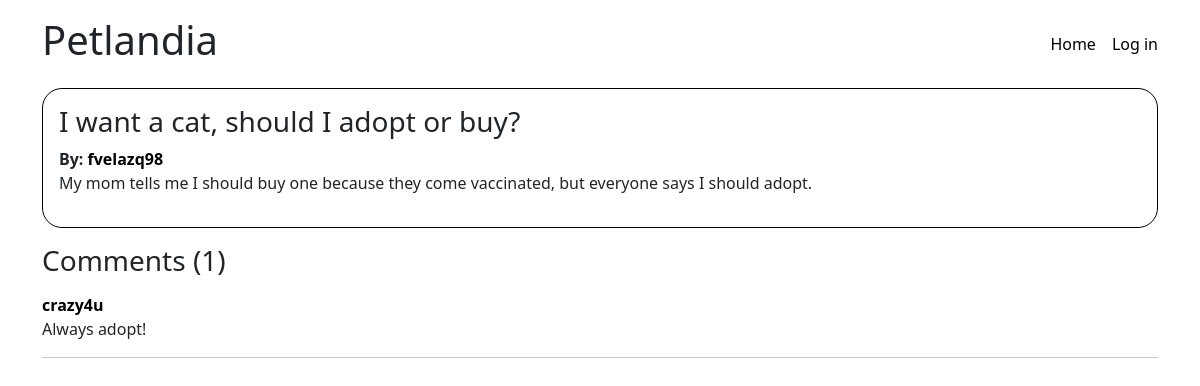
/site/post.php?id=955a9f11-bf25-430e-a714-abdf1b46be7e, run on the app's committed database.
### tables this page shows
CREATE TABLE IF NOT EXISTS posts (
    id VARCHAR(36) UNIQUE NOT NULL,
    title VARCHAR(200) NOT NULL,
    body TEXT NOT NULL,
    image BLOB NULL,
    draft BOOLEAN NOT NULL,
    user_id VARCHAR(36) NOT NULL,
    PRIMARY KEY(id),
    FOREIGN KEY(user_id) REFERENCES users(id)
);

### site/utils/array_validation.php (called while the page is built, shortened)
<?php
function incorrect_field($field) {
    return !isset($field);
}
function validate_array($arr) {
    return true;
}
?>

### site/post.php (the view, shortened to what this page needs)
<?php
require_once './utils/array_validation.php';
$connection = new mysqli(DB_SERVER, DB_USERNAME, DB_PASSWORD, DB_NAME);
$post = [];
$db_post = $connection->query("SELECT * FROM petlandia.posts posts WHERE posts.id = '" . $_GET['id'] . "'");
if ($db_post->num_rows > 0) {
    while ($local_post = $db_post->fetch_assoc()) {
        $db_owner = $connection->query("SELECT * FROM petlandia.users users WHERE users.id = '" . $local_post['user_id'] . "'");
        if ($db_owner->num_rows > 0) {
            $owner = $db_owner->fetch_assoc();
            $db_comments = $connection->query("SELECT * FROM petlandia.comments comments WHERE comments.post_id = '" . $_GET['id'] . "'");
            $comments = [];
            if ($db_comments->num_rows > 0) {
                while ($_comment = $db_comments->fetch_assoc()) {
                    $comment_db_owner = $connection->query("SELECT * FROM petlandia.users users WHERE users.id = '" . $_comment['user_id'] . "'");
                    if ($comment_db_owner->num_rows > 0) {
                        $comment_owner = $comment_db_owner->fetch_assoc();
                        $comments[] = [
                            'body' => $_comment['body'],
                            'owner' => [
                                'name' => $comment_owner['username'],
                                'link' => '/user.php?id=' . $comment_owner['id']
                            ]
                        ];
                    }
                }
            }
            $post = [
                'title' => $local_post['title'],
                'body' => $local_post['body'],
                'owner' => [
                    'name' => $owner['username'],
                    'link' => '/user.php?id=' . $owner['id']
                ],
                'comments' => $comments,
                'draft' => $local_post['draft']
            ];
        }
    }
}
?>
<!DOCTYPE html>
<html lang="en">
<head>
    <link href="https://cdn.jsdelivr.net/npm/bootstrap@5.2.0-beta1/dist/css/bootstrap.min.css" rel="stylesheet">
    <link rel="stylesheet" href="./css/style.css">
</head>
<body>
    <div class="container">
        <?php
        if (isset($post['title'])) {
            if ($post['draft']) {
                echo "This post is a draft and you're not authorized to view it.";
            } else {
                $post_title = $post['title'];
                $post_body = $post['body'];
                $post_owner = $post['owner'];
                echo "<div class='post'>";
                echo "<h3>" . $post_title . "</h3>";
                if (validate_array($post_owner)) {
                    $owner_name = $post_owner['name'];
                    $owner_link = $post_owner['link'];
                    echo "<b>By: <a href='" . $owner_link . "'>" . $owner_name . "</a></b>";
                }
                echo "<p>" . $post_body . "</p>";
                echo "</div>";
            }
        }
        ?>
        <?php if (!$post['draft']) { ?>
            <div class="comments">
                <h3 class="comments-title">Comments (<?php echo count($post['comments']); ?>)</h3>
                <?php
                if (count($post['comments']) > 0) {
                    foreach ($post['comments'] as $comment) {
                        echo "<div class='comment'>";
                        echo "<b><a href='" . $comment['owner']['link'] . "'>" . $comment['owner']['name'] . "</a></b>";
                        echo "<p>" . $comment['body'] . "</p>";
                        echo "<hr /";
                        echo "</div>";
                    }
                } else {
                    echo "<p>There are no comments on this post</p>";
                }
                ?>
            </div>
        <?php } ?>
    </div>
</body>
</html>

### site/css/style.css (style rules this page uses)
a { color: black; text-decoration: none; }
.comments-title { margin-top: 1rem; margin-bottom: 1rem; }
.post { border: 1px solid black; border-radius: 20px; padding: 1rem; }

### data on the page
posts: title "I want a cat, should I adopt or buy?", body "My mom tells me I should buy one because they come vaccinated, but everyone says I should adopt.", draft 0 (drawn)

### other printed values
$owner_name "fvelazq98"
count($post['comments']) "1"
$comment['owner']['name'] "crazy4u"
$comment['body'] "Always adopt!"
